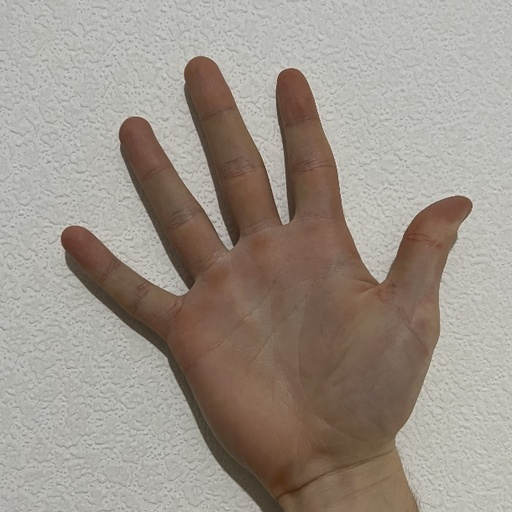
#> input picture code/forkursach/image1.jpg, 512 x 512 px, shrunk from 610 x 610 before the run
$ python canny_example.py
#> lines starting #> are read from the running program, lines starting #| are printed output that depends on the picture
import cv2
from matplotlib import pyplot as plt

IMAGES = ['image1.jpg', 'image3.jpg', 'image7.jpg']
CV2_CVT = [cv2.COLOR_BGR2RGB, cv2.COLOR_BGR2GRAY,
           cv2.COLOR_BGR2HSV, cv2.COLOR_BGR2YCR_CB]
TITLES = ['RGB', 'GRAY', 'HSV', 'YCbCr']


def canny_wrapper(img, cv2_cvt):
    img_cvt = cv2.cvtColor(img, cv2_cvt)
    return cv2.Canny(img_cvt, 100, 200)


def add_image_to_plot(fname, axes):
    img = cv2.imread(fname)
    img_blur = cv2.GaussianBlur(img, (5, 5), 2)
    axes[0].imshow(cv2.cvtColor(img, cv2.COLOR_BGR2RGB))
    axes[0].set_title('Изображение')
    for i, ax in enumerate(axes[1:]):
        ax.imshow(canny_wrapper(img_blur, CV2_CVT[i]),
                  cmap='gray')
        ax.set_title(TITLES[i])


def union_images():
    fig, axes = plt.subplots(len(IMAGES), 5)
    fig.set_figwidth(15)
    fig.set_figheight(11)
    for i, image_fname in enumerate(IMAGES):
        add_image_to_plot(image_fname, axes[i])

    axes = axes.flatten()
    for ax in axes:
        ax.set_xticks([])
        ax.set_yticks([])
    plt.show()
    fig.savefig('canny_ex.png')


def plot_images(img_name):
#> called with img_name = 'image1.jpg'
    fig, axes = plt.subplots(2, 2)
    fig.set_figwidth(10)
    fig.set_figheight(10)
    axes = axes.flatten()
    img = cv2.imread(img_name)
#> img is the input picture: shape (512, 512, 3); mean B, G, R 138.5, 148.2, 157.5
    img_blur = cv2.GaussianBlur(img, (5, 5), 2)
    for i, ax in enumerate(axes):
        ax.imshow(canny_wrapper(img_blur, CV2_CVT[i]),
                  cmap='gray')
        ax.set_title(TITLES[i])
#> this loop made 4 passes
#> pass 2, in canny_wrapper (call 2), `img_cvt = cv2.cvtColor(img, cv2_cvt)`:
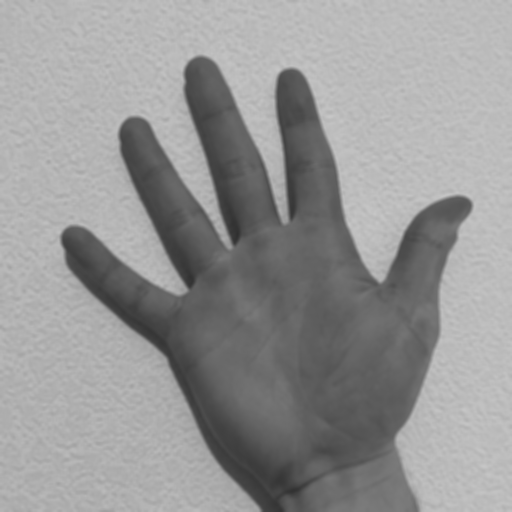
#> img_cvt: shape (512, 512); min 47, max 199, mean 149.9
    for ax in axes:
        ax.set_xticks([])
        ax.set_yticks([])
    plt.show()
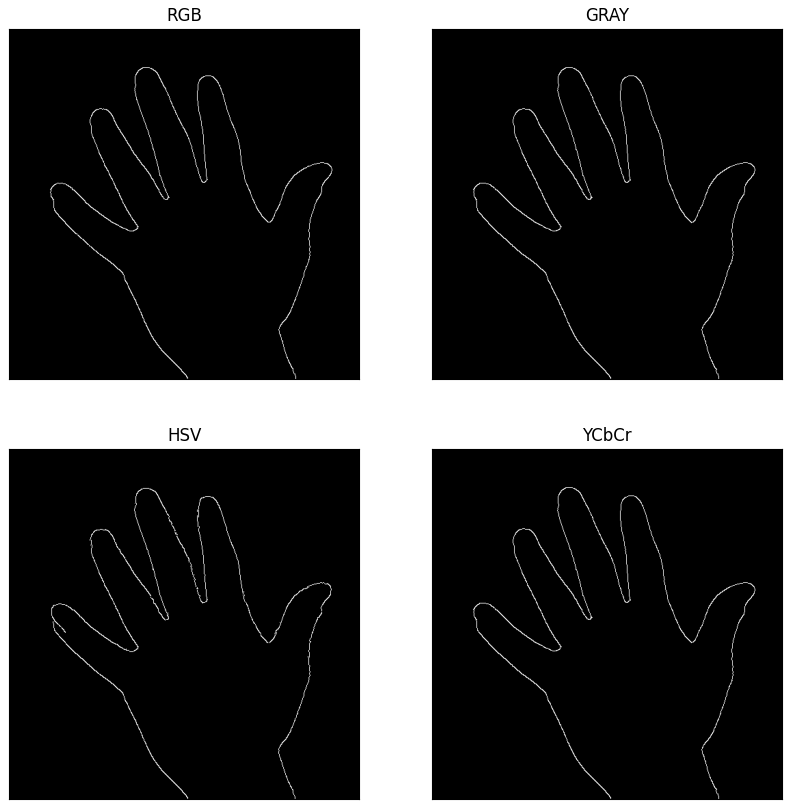
#> figure drawn by matplotlib, 4 panels
    fig.savefig(f'canny_{img_name.split(".")[0]}.png')


if __name__ == '__main__':
    for image in IMAGES:
        plot_images(image)
#> pass 2 of the loop `for image in IMAGES:`:
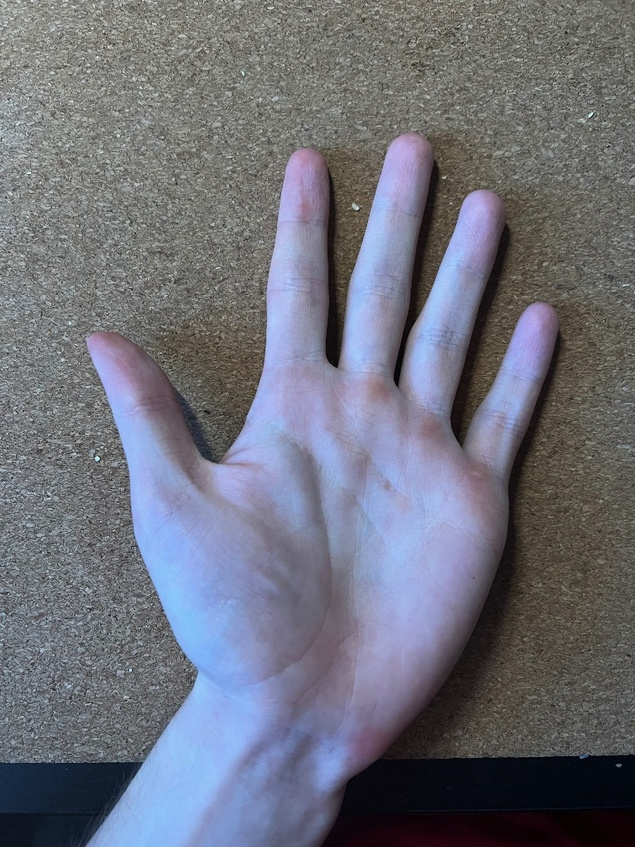
#> input picture code/forkursach/image3.jpg, 635 x 847 px, shrunk from 756 x 1008 before the run
#> in plot_images, img is the input picture: shape (847, 635, 3); mean B, G, R 122.9, 111.8, 109.7
#> img_blur: shape (847, 635, 3)
#> the loop in plot_images (call 2), `for i, ax in enumerate(axes):` made 4 passes
#> pass 2, in canny_wrapper (call 6), `img_cvt = cv2.cvtColor(img, cv2_cvt)`:
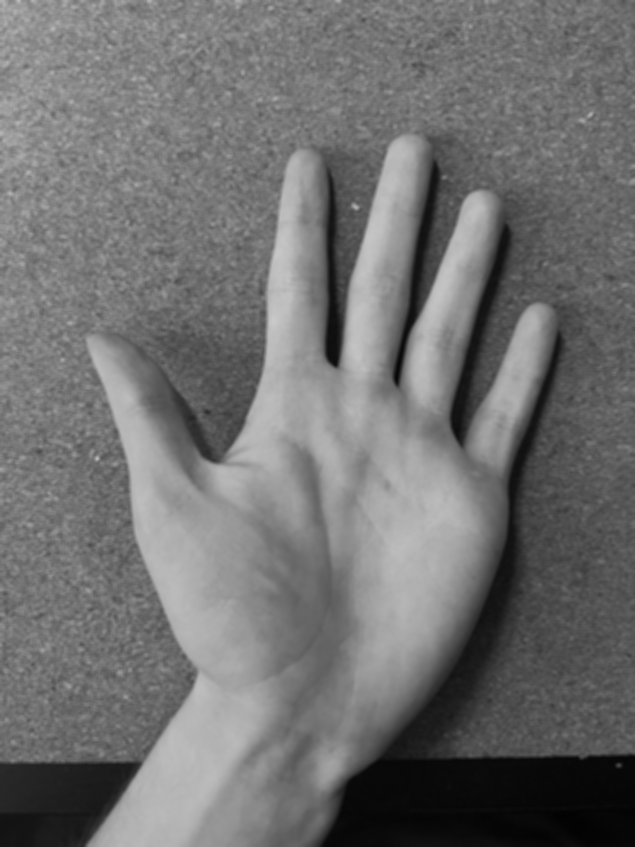
#> img_cvt: shape (847, 635); min 2, max 202, mean 112.4
#> in plot_images (call 2), `plt.show()`:
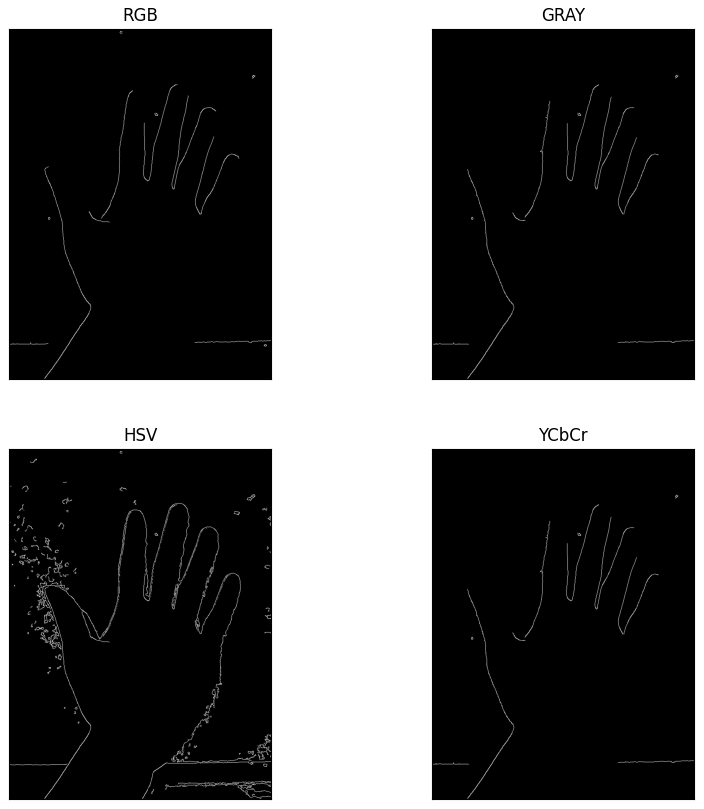
#> figure drawn by matplotlib, 4 panels
#> pass 3 of the loop `for image in IMAGES:`:
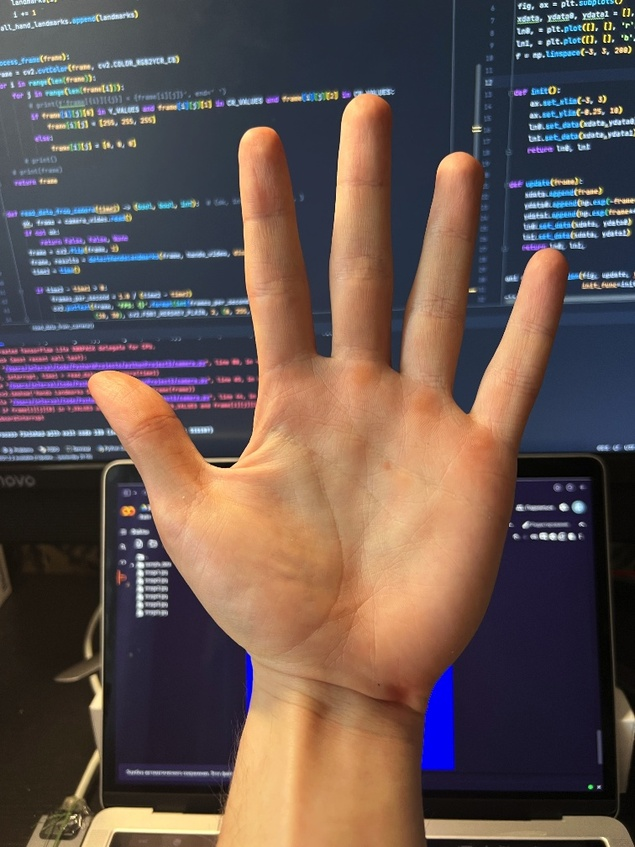
#> input picture code/forkursach/image7.jpg, 635 x 847 px, shrunk from 756 x 1008 before the run
#> in plot_images, img is the input picture: shape (847, 635, 3); mean B, G, R 79.1, 83.6, 100.4
#> the loop in plot_images (call 3), `for i, ax in enumerate(axes):` made 4 passes
#> pass 2, in canny_wrapper (call 10), `img_cvt = cv2.cvtColor(img, cv2_cvt)`:
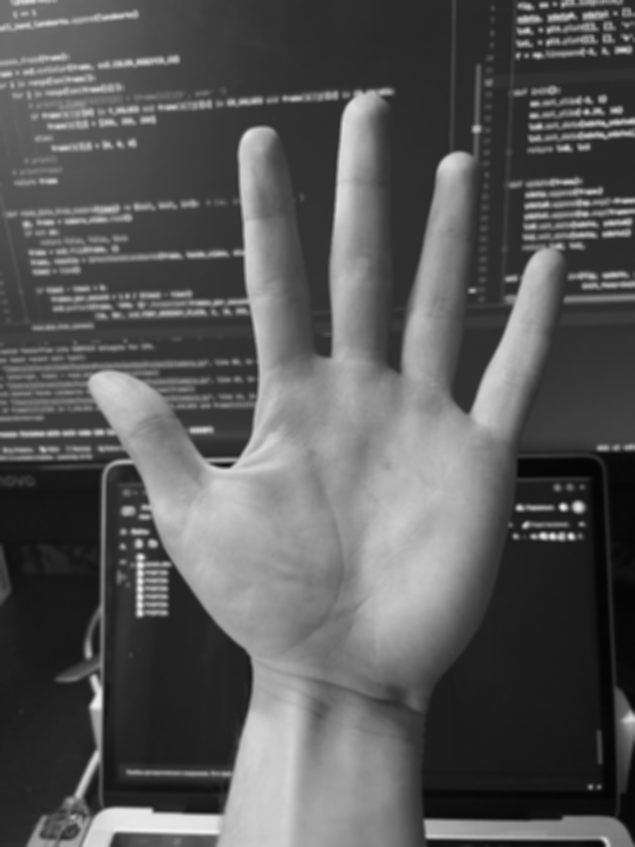
#> img_cvt: shape (847, 635); min 4, max 239, mean 88.1
#> in plot_images (call 3), `plt.show()`:
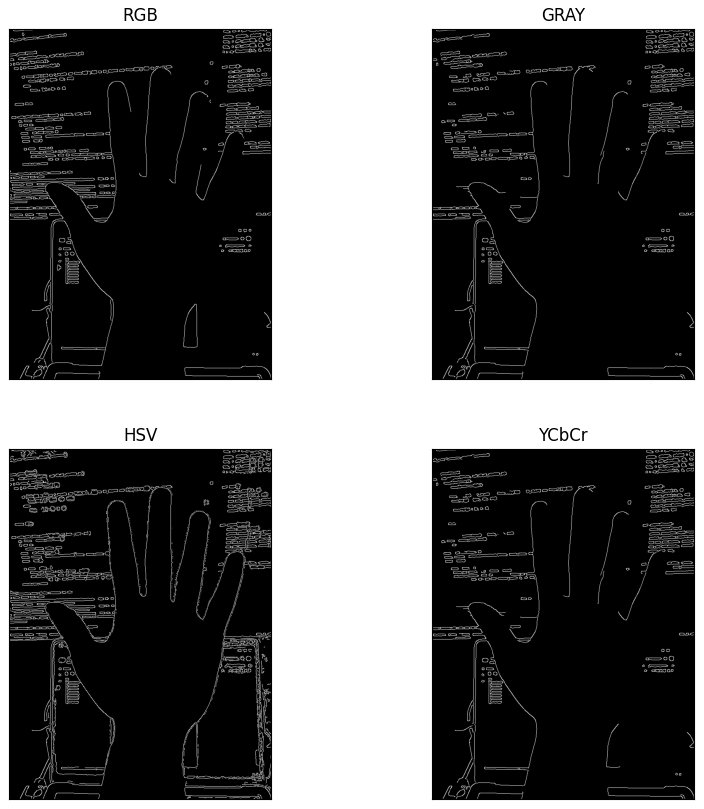
#> figure drawn by matplotlib, 4 panels
